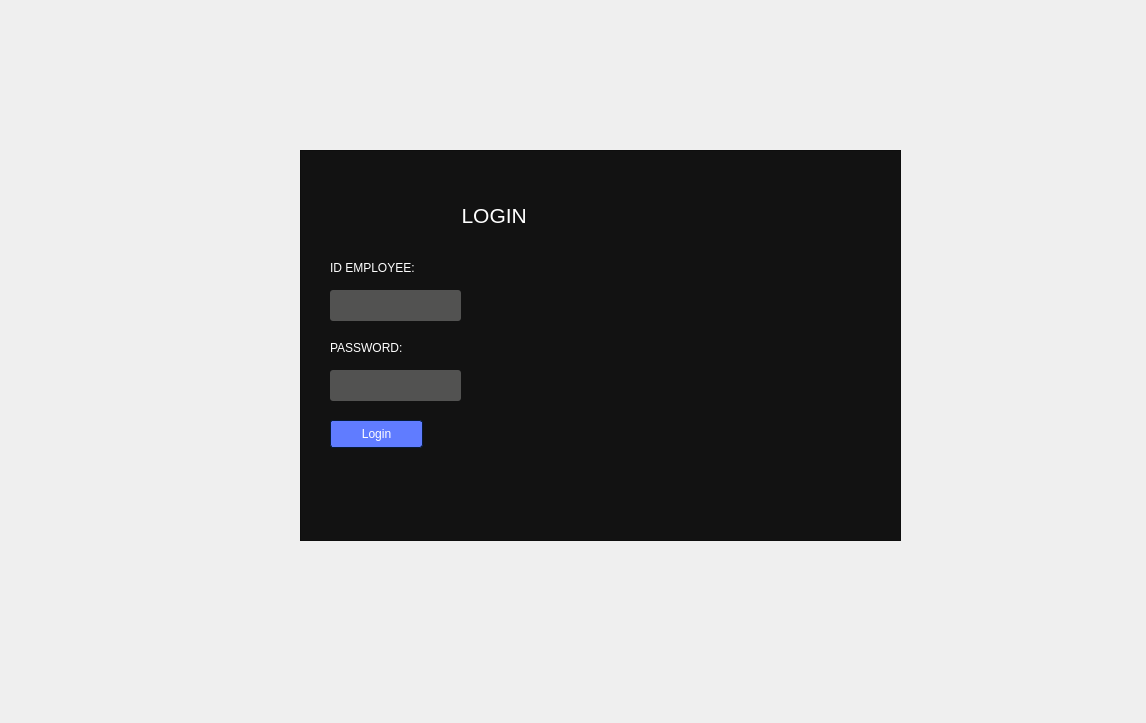
<?xml version="1.0" encoding="UTF-8"?>
<ui version="4.0">
 <class>Authentication</class>
 <widget class="QDialog" name="Authentication">
  <property name="geometry">
   <rect>
    <x>0</x>
    <y>0</y>
    <width>1146</width>
    <height>723</height>
   </rect>
  </property>
  <property name="windowTitle">
   <string>Dialog</string>
  </property>
  <widget class="QFrame" name="frame">
   <property name="geometry">
    <rect>
     <x>300</x>
     <y>150</y>
     <width>601</width>
     <height>391</height>
    </rect>
   </property>
   <property name="styleSheet">
    <string notr="true">/*Copyright (c) DevSec Studio. All rights reserved.

MIT License

Permission is hereby granted, free of charge, to any person obtaining a copy
of this software and associated documentation files (the &quot;Software&quot;), to deal
in the Software without restriction, including without limitation the rights
to use, copy, modify, merge, publish, distribute, sublicense, and/or sell
copies of the Software, and to permit persons to whom the Software is
furnished to do so, subject to the following conditions:

The above copyright notice and this permission notice shall be included in all
copies or substantial portions of the Software.

THE SOFTWARE IS PROVIDED *AS IS*, WITHOUT WARRANTY OF ANY KIND, EXPRESS OR
IMPLIED, INCLUDING BUT NOT LIMITED TO THE WARRANTIES OF MERCHANTABILITY,
FITNESS FOR A PARTICULAR PURPOSE AND NONINFRINGEMENT. IN NO EVENT SHALL THE
AUTHORS OR COPYRIGHT HOLDERS BE LIABLE FOR ANY CLAIM, DAMAGES OR OTHER
LIABILITY, WHETHER IN AN ACTION OF CONTRACT, TORT OR OTHERWISE, ARISING FROM,
OUT OF OR IN CONNECTION WITH THE SOFTWARE OR THE USE OR OTHER DEALINGS IN THE
SOFTWARE.
*/

/*-----QWidget-----*/
QWidget
{
	background-color: #121212;
	color: #ffffff;
	border-color: #051a39;

}


/*-----QLabel-----*/
QLabel
{
	background-color: transparent;
	color: #ffffff;

}


QLabel::disabled
{
	background-color: transparent;
	color: #656565;

}


/*-----QMenuBar-----*/
QMenuBar
{
	background-color: #0a0a0a;
	color: #ffffff;
	border-color: #051a39;

}


QMenuBar::disabled
{
	background-color: #404040;
	color: #656565;
	border-color: #051a39;

}


QMenuBar::item
{
    background-color: transparent;

}


QMenuBar::item:selected
{
    background-color: #607cff;
    border: 1px solid #41cd52;

}


QMenuBar::item:pressed
{
    background-color: #4969ff;
    border: 1px solid #000;
    margin-bottom: -1px;
    padding-bottom: 1px;

}


/*-----QMenu-----*/
QMenu
{
    background-color: #121212;
    border: 1px solid;
    color: #ffffff;

}


QMenu::separator
{
    height: 1px;
    background-color: #6d8eff;
    color: #ffffff;
    padding-left: 4px;
    margin-left: 10px;
    margin-right: 5px;

}


QMenu::item
{
    min-width : 150px;
    padding: 3px 20px 3px 20px;

}


QMenu::item:selected
{
    background-color: #4969ff;
    color: #ffffff;

}


QMenu::item:disabled
{
    color: #262626;
}


/*-----QToolTip-----*/
QToolTip
{
	border : 1px solid #000000;
	background-color: #26264f;
	color: #ffffff;
	border-color: #051a39;

}


/*-----QPushButton-----*/
QPushButton
{
	background-color: #607cff;
	color: #ffffff;
	border-style: solid;
	border-width: 1px;
	border-radius: 3px;
	border-color: #051a39;
	padding: 5px;

}


QPushButton::disabled
{
	background-color: #404040;
	color: #656565;
	border-color: #051a39;

}


QPushButton::hover
{
	background-color: #8399ff;
	color: #ffffff;
	border-style: solid;
	border-width: 1px;
	border-radius: 3px;
	border-color: #051a39;
	padding: 5px;

}


QPushButton::pressed
{
	background-color: #4969ff;
	color: #ffffff;
	border-style: solid;
	border-width: 1px;
	border-radius: 3px;
	border-color: #051a39;
	padding: 5px;

}


/*-----QToolButton-----*/
QToolButton
{
	background-color: #607cff;
	color: #ffffff;
	border-width: 1px;
	border-radius: 3px;
	border-color: #051a39;
	padding: 3px;

}


QToolButton::disabled
{
	background-color: #404040;
	color: #656565;
	border-color: #051a39;

}


QToolButton::hover
{
	background-color: #8399ff;
	color: #ffffff;
	border-width: 1px;
	border-radius: 3px;
	border-color: #051a39;
	padding: 3px;

}


QToolButton::pressed
{
	background-color: #4969ff;
	color: #ffffff;
	border-width: 1px;
	border-radius: 3px;
	border-color: #051a39;
	padding: 3px;

}


/*-----QComboBox-----*/
QComboBox
{
    background-color: #607cff;
    border: 1px solid;
    border-radius: 3px;
    padding-left: 6px;
    color: #ffffff;
    height: 20px;

}


QComboBox::disabled
{
	background-color: #404040;
	color: #656565;
	border-color: #051a39;

}


QComboBox:hover
{
    background-color: #8399ff;

}


QComboBox:on
{
    background-color: #4969ff;

}


QComboBox QAbstractItemView
{
    background-color: #383838;
    color: #ffffff;
    border: 1px solid black;
    selection-background-color: #4969ff;
    selection-color: #ffffff;
    outline: 0;

}


QComboBox::drop-down
{
    subcontrol-origin: padding;
    subcontrol-position: top right;
    width: 15px;
    border-left-width: 0px;
    border-left-color: darkgray;
    border-left-style: solid; 
    border-top-right-radius: 3px; 
    border-bottom-right-radius: 3px;

}


QComboBox::down-arrow
{
    image: url(://arrow-down.png);
    width: 8px;
    height: 8px;
}


/*-----QSpinBox &amp; QDoubleSpinBox &amp; QDateTimeEdit-----*/
QSpinBox, 
QDoubleSpinBox,
QDateTimeEdit
{
	background-color: #525251;
	color: #ffffff;
	border: 1px solid #051a39;
	border-radius: 3px;
	padding : 2px;

}


QSpinBox::disabled, 
QDoubleSpinBox::disabled,
QDateTimeEdit::disabled
{
	background-color: #404040;
	color: #656565;
	border-color: #051a39;

}


QSpinBox:hover, 
QDoubleSpinBox::hover,
QDateTimeEdit::hover
{
    background-color: #626262;
    border: 1px solid #607cff;
    color:  #fff;
    padding: 2px

}


QSpinBox::up-button, QSpinBox::down-button,
QDoubleSpinBox::up-button, QDoubleSpinBox::down-button,
QDateTimeEdit::up-button, QDateTimeEdit::down-button
{
    background-color: #607cff;
	border-radius: 2px;

}


QSpinBox::disabled, 
QDoubleSpinBox::disabled,
QDateTimeEdit::disabled
{
	background-color: #404040;
	color: #656565;
	border-color: #051a39;

}


QSpinBox::up-button:hover, QSpinBox::down-button:hover,
QDoubleSpinBox::up-button:hover, QDoubleSpinBox::down-button:hover,
QDateTimeEdit::up-button:hover, QDateTimeEdit::down-button:hover
{
    background-color: #8399ff;
    border: 1px solid #8399ff;

}


QSpinBox::up-button:disabled, QSpinBox::down-button:disabled,
QDoubleSpinBox::up-button:disabled, QDoubleSpinBox::down-button:disabled,
QDateTimeEdit::up-button:disabled, QDateTimeEdit::down-button:disabled
{
	background-color: #404040;
	color: #656565;
	border-color: #051a39;

}


QSpinBox::up-button:pressed, QSpinBox::down-button:pressed,
QDoubleSpinBox::up-button:pressed, QDoubleSpinBox::down-button::pressed,
QDateTimeEdit::up-button:pressed, QDateTimeEdit::down-button::pressed
{
    background-color: #4969ff;
    border: 1px solid #4969ff;

}


QSpinBox::down-arrow,
QDoubleSpinBox::down-arrow,
QDateTimeEdit::down-arrow
{
    image: url(://arrow-down.png);
    width: 7px;

}


QSpinBox::up-arrow,
QDoubleSpinBox::up-arrow,
QDateTimeEdit::up-arrow
{
    image: url(://arrow-up.png);
    width: 7px;

}


/*-----QLineEdit-----*/
QLineEdit
{
	background-color: #525251;
	color: #ffffff;
	border-width: 1px;
	border-radius: 3px;
	border-color: #051a39;
	padding: 2px;

}


QLineEdit::disabled
{
	background-color: #404040;
	color: #656565;
	border-width: 1px;
	border-radius: 3px;
	border-color: #051a39;
	padding: 2px;

}


/*-----QTextEdit-----*/
QTextEdit
{
	background-color: #ffffff;
	color: #010201;
	border-color: #051a39;

}


QTextEdit::disabled
{
	background-color: #404040;
	color: #656565;
	border-color: #051a39;

}


/*-----QGroupBox-----*/
QGroupBox 
{
    border: 1px solid;
    border-color: #607cff;
    margin-top: 22px;

}


QGroupBox::title  
{
    background-color: #607cff;
    color: #ffffff;
    subcontrol-origin: margin;
    subcontrol-position: top left;
    padding: 5px;
	border-top-left-radius: 3px;
	border-top-right-radius: 3px;

}


QGroupBox::title::disabled
{
	background-color: #404040;
	color: #656565;
    subcontrol-origin: margin;
    subcontrol-position: top left;
    padding: 5px;
	border-top-left-radius: 3px;
	border-top-right-radius: 3px;

}


/*-----QCheckBox-----*/
QCheckBox::indicator
{
    color: #b1b1b1;
    background-color: #323232;
    border: 1px solid #b1b1b1;
    width: 12px;
    height: 12px;

}


QCheckBox::indicator:checked
{
    image:url(://checkbox.png);
    border: 1px solid #607cff;

}


QCheckBox::indicator:unchecked:hover
{
    border: 1px solid #607cff;

}


QCheckBox::disabled
{
	color: #656565;

}


QCheckBox::indicator:disabled
{
	background-color: #656565;
	color: #656565;
    border: 1px solid #656565;

}


/*-----QRadioButton-----*/
QRadioButton::indicator::unchecked
{ 
	border: 2px inset gray; 
	border-radius: 5px; 
	background-color:  #fff;
	width: 9px; 
	height: 9px; 

}


QRadioButton::indicator::unchecked:hover
{ 
	border: 2px solid #607cff; 
	border-radius: 5px; 
	background-color:  #fff;
	width: 9px; 
	height: 9px; 

}


QRadioButton::indicator::checked
{ 
	border: 2px inset darkgray; 
	border-radius: 5px; 
	background-color: #4969ff; 
	width: 9px; 
	height: 9px; 

}


QRadioButton::disabled
{
	color: #656565;

}


QRadioButton::indicator:disabled
{
	background-color: #656565;
	color: #656565;
    border: 2px solid #656565;

}


/*-----QTableView &amp; QTableWidget-----*/
QTableView
{
    background-color: #242526;
    border: 1px solid #32414B;
    color: #f0f0f0;
    gridline-color: #8faaff;
    outline : 0;

}


QTableView::disabled
{
    background-color: #242526;
    border: 1px solid #32414B;
    color: #656565;
    gridline-color: #656565;
    outline : 0;

}


QTableView::item:hover 
{
    background-color: #26264f;
    color: #f0f0f0;

}


QTableView::item:selected 
{
    background-color: #1a1b1c;
    border: 2px solid #4969ff;
    color: #F0F0F0;

}


QTableView::item:selected:disabled
{
    background-color: #1a1b1c;
    border: 2px solid #525251;
    color: #656565;

}


QTableCornerButton::section
{
    background-color: #505050;
    color: #fff;

}


QHeaderView::section
{
    background-color: #525251;
    color: #fff;
    text-align: left;
	padding: 4px;
	
}


QHeaderView::section:disabled
{
    background-color: #525251;
    color: #656565;

}


QHeaderView::section:checked
{
    color: #fff;
    background-color: #4969ff;

}


QHeaderView::section:checked:disabled
{
    color: #656565;
    background-color: #525251;

}


QHeaderView::section::vertical::first,
QHeaderView::section::vertical::only-one
{
    border-top: 1px solid #353635;

}


QHeaderView::section::vertical
{
    border-top: 1px solid #353635;

}


QHeaderView::section::horizontal::first,
QHeaderView::section::horizontal::only-one
{
    border-left: 1px solid #353635;

}


QHeaderView::section::horizontal
{
    border-left: 1px solid #353635;

}


/*-----QTabWidget-----*/
QTabBar::tab
{
	background-color: #262626;
	color: #ffffff;
	border-style: solid;
	border-width: 1px;
	border-top-left-radius: 3px;
	border-top-right-radius: 3px;
	border-color: #051a39;
	padding: 5px;

}


QTabBar::tab:disabled
{
	background-color: #656565;
	color: #656565;

}


QTabWidget::pane 
{
	background-color: #262626;
	color: #ffffff;
    border: 1px solid;
    border-color: #607cff;

}


QTabBar::tab:selected
{
    background-color: #607cff;
	color: #ffffff;
	border-style: solid;
	border-width: 1px;
	border-top-left-radius: 3px;
	border-top-right-radius: 3px;
	border-color: #051a39;
	padding: 5px;

}


QTabBar::tab:selected:disabled
{
	background-color: #404040;
	color: #656565;

}


QTabBar::tab:!selected 
{
    background-color: #262626;

}


QTabBar::tab:!selected:hover 
{
    background-color: #8399ff;

}


QTabBar::tab:top:!selected 
{
    margin-top: 3px;

}


QTabBar::tab:bottom:!selected 
{
    margin-bottom: 3px;

}


QTabBar::tab:top, QTabBar::tab:bottom 
{
    min-width: 8ex;
    margin-right: -1px;
    padding: 5px 10px 5px 10px;

}


QTabBar::tab:top:selected 
{
    border-bottom-color: none;

}


QTabBar::tab:bottom:selected 
{
    border-top-color: none;

}


QTabBar::tab:top:last, QTabBar::tab:bottom:last,
QTabBar::tab:top:only-one, QTabBar::tab:bottom:only-one 
{
    margin-right: 0;

}


QTabBar::tab:left:!selected 
{
    margin-right: 3px;

}


QTabBar::tab:right:!selected
{
    margin-left: 3px;

}


QTabBar::tab:left, QTabBar::tab:right 
{
    min-height: 8ex;
    margin-bottom: -1px;
    padding: 10px 5px 10px 5px;

}


QTabBar::tab:left:selected 
{
    border-left-color: none;

}


QTabBar::tab:right:selected 
{
    border-right-color: none;

}


QTabBar::tab:left:last, QTabBar::tab:right:last,
QTabBar::tab:left:only-one, QTabBar::tab:right:only-one 
{
    margin-bottom: 0;

}


/*-----QSlider-----*/
QSlider::groove:horizontal 
{
	background-color: transparent;
	height: 5px;

}


QSlider::sub-page:horizontal 
{
	background-color: #607cff;

}


QSlider::add-page:horizontal 
{
	background-color: #666765;

}


QSlider::handle:horizontal 
{
	background-color: #607cff;
	width: 14px;
	margin-top: -6px;
	margin-bottom: -6px;
	border-radius: 3px;

}


QSlider::handle:horizontal:hover 
{
	background-color: #607cff;
	border-radius: 3px;

}


QSlider::sub-page:horizontal:disabled 
{
	background-color: #bbb;
	border-color: #999;

}


QSlider::add-page:horizontal:disabled 
{
	background-color: #eee;
	border-color: #999;

}


QSlider::handle:horizontal:disabled 
{
	background-color: #eee;
	border: 1px solid #aaa;
	border-radius: 3px;

}


QSlider::groove:vertical 
{
	background-color: transparent;
	width: 5px;

}


QSlider::sub-page:vertical 
{
	background-color: #607cff;

}


QSlider::add-page:vertical 
{
	background-color: #666765;

}


QSlider::handle:vertical 
{
	background-color: #607cff;
	height: 14px;
	margin-left: -6px;
	margin-right: -6px;
	border-radius: 3px;

}


QSlider::handle:vertical:hover 
{
	background-color: #607cff;
	border-radius: 3px;

}


QSlider::sub-page:vertical:disabled 
{
	background-color: #bbb;
	border-color: #999;

}


QSlider::add-page:vertical:disabled 
{
	background-color: #eee;
	border-color: #999;

}


QSlider::handle:vertical:disabled 
{
	background-color: #eee;
	border: 1px solid #aaa;
	border-radius: 3px;

}


/*-----QDial-----*/
QDial
{
	background-color: #607cff;

}


QDial::disabled
{
	background-color: #404040;

}


/*-----QScrollBar-----*/
QScrollBar:horizontal
{
    border: 1px solid #222222;
    background-color: #3d3d3d;
    height: 13px;
    margin: 0px 16px 0 16px;

}


QScrollBar::handle:horizontal
{
    background: #607cff;
    min-height: 20px;

}


QScrollBar::add-line:horizontal
{
    border: 1px solid #1b1b19;
    background-color: #607cff;
    width: 14px;
    subcontrol-position: right;
    subcontrol-origin: margin;

}


QScrollBar::sub-line:horizontal
{
    border: 1px solid #1b1b19;
    background-color: #607cff;
    width: 14px;
    subcontrol-position: left;
    subcontrol-origin: margin;

}


QScrollBar::right-arrow:horizontal
{
    image: url(://arrow-right.png);
    width: 6px;
    height: 6px;

}


QScrollBar::left-arrow:horizontal
{
    image: url(://arrow-left.png);
    width: 6px;
    height: 6px;

}


QScrollBar::add-page:horizontal, QScrollBar::sub-page:horizontal
{
    background: none;

}


QScrollBar:vertical
{
    background-color: #3d3d3d;
    width: 13px;
    margin: 16px 0 16px 0;
    border: 1px solid #222222;

}


QScrollBar::handle:vertical
{
    background-color: #607cff;
    min-height: 20px;

}


QScrollBar::add-line:vertical
{
    border: 1px solid #1b1b19;
    background-color: #607cff;
    height: 14px;
    subcontrol-position: bottom;
    subcontrol-origin: margin;

}


QScrollBar::sub-line:vertical
{
    border: 1px solid #1b1b19;
    background-color: #607cff;
    height: 14px;
    subcontrol-position: top;
    subcontrol-origin: margin;

}


QScrollBar::up-arrow:vertical
{
    image: url(://arrow-up.png);
    width: 6px;
    height: 6px;

}


QScrollBar::down-arrow:vertical
{
    image: url(://arrow-down.png);
    width: 6px;
    height: 6px;

}


QScrollBar::add-page:vertical, QScrollBar::sub-page:vertical
{
    background: none;

}


/*-----QProgressBar-----*/
QProgressBar
{
	background-color: #383838;
	color: #ffffff;
	border: 1px solid #607cff;
	border-radius: 3px;
	text-align: center;

}


QProgressBar::chunk {
	background-color: #607cff;
	color: #fff;

}


QProgressBar::chunk:disabled {
	background-color: #656565;
	border: 1px solid #aaa;
	color: #656565;
}


/*-----QStatusBar-----*/
QStatusBar
{
	background-color: #0a0a0a;
	color: #ffffff;
	border-color: #051a39;

}


</string>
   </property>
   <property name="frameShape">
    <enum>QFrame::StyledPanel</enum>
   </property>
   <property name="frameShadow">
    <enum>QFrame::Raised</enum>
   </property>
   <widget class="QLineEdit" name="passwordLineEdit">
    <property name="geometry">
     <rect>
      <x>30</x>
      <y>220</y>
      <width>131</width>
      <height>31</height>
     </rect>
    </property>
   </widget>
   <widget class="QLineEdit" name="idLineEdit">
    <property name="geometry">
     <rect>
      <x>30</x>
      <y>140</y>
      <width>131</width>
      <height>31</height>
     </rect>
    </property>
   </widget>
   <widget class="QLabel" name="label">
    <property name="geometry">
     <rect>
      <x>10</x>
      <y>40</y>
      <width>511</width>
      <height>51</height>
     </rect>
    </property>
    <property name="font">
     <font>
      <pointsize>16</pointsize>
     </font>
    </property>
    <property name="lineWidth">
     <number>4</number>
    </property>
    <property name="midLineWidth">
     <number>5</number>
    </property>
    <property name="text">
     <string>                          LOGIN</string>
    </property>
    <property name="scaledContents">
     <bool>false</bool>
    </property>
   </widget>
   <widget class="QLabel" name="label_2">
    <property name="geometry">
     <rect>
      <x>30</x>
      <y>110</y>
      <width>141</width>
      <height>16</height>
     </rect>
    </property>
    <property name="text">
     <string>ID EMPLOYEE:</string>
    </property>
   </widget>
   <widget class="QLabel" name="label_3">
    <property name="geometry">
     <rect>
      <x>30</x>
      <y>190</y>
      <width>81</width>
      <height>16</height>
     </rect>
    </property>
    <property name="text">
     <string>PASSWORD:</string>
    </property>
   </widget>
   <widget class="QPushButton" name="on_loginButton_clicked">
    <property name="geometry">
     <rect>
      <x>30</x>
      <y>270</y>
      <width>93</width>
      <height>28</height>
     </rect>
    </property>
    <property name="text">
     <string>Login</string>
    </property>
   </widget>
   <widget class="QLabel" name="messageLabel">
    <property name="geometry">
     <rect>
      <x>40</x>
      <y>310</y>
      <width>56</width>
      <height>16</height>
     </rect>
    </property>
    <property name="text">
     <string/>
    </property>
   </widget>
  </widget>
 </widget>
 <tabstops>
  <tabstop>passwordLineEdit</tabstop>
  <tabstop>idLineEdit</tabstop>
 </tabstops>
 <resources/>
 <connections/>
</ui>
